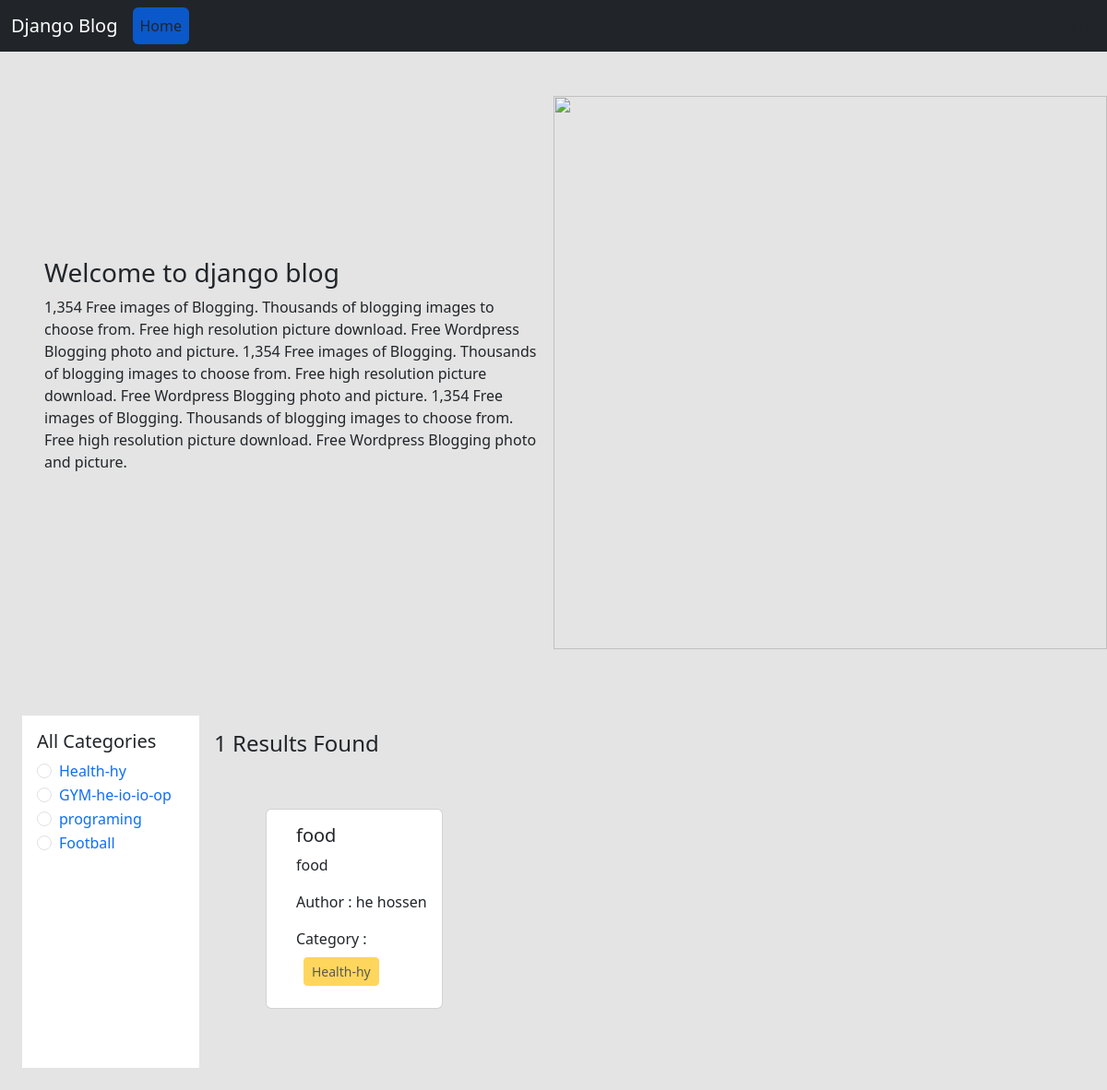
The app's page /category/health/ with its own data.
### catagories/models.py (models this page shows, shortened)
class Category(models.Model):
    name = models.CharField(max_length=100)
    slug = models.SlugField(max_length=100, unique=True, null=True, blank=True)

### posts/models.py (models this page shows)
class Post(models.Model):
    title = models.CharField(max_length=50)
    content = models.TextField()
    category = models.ManyToManyField(Category)
    author = models.ForeignKey(User, on_delete=models.CASCADE) #one to many relationship
    def __str__(self):
        return f"name : {self.title}"

### blog_project/views.py (the view)
# urls.py: 2. Add a URL to urlpatterns:  path('', views.home, name='home')
def home(request, category_slug = None):
    data = Post.objects.all()
    print(data)
    if category_slug is not None:
        category = Category.objects.get(slug = category_slug)
        data = Post.objects.filter(category = category)
    categories = Category.objects.all()
    return render(request, 'index.html', {'data' : data, 'category' : categories})

### templates/index.html
{% extends "base.html" %}
{% block content %}
{% load static %}
<div class="d-flex flex-wrap m-5 align-items-center justipy-content-between">
  <div class="col-6 pe-3">
    <h3>Welcome to django blog</h3>
    <p>
      1,354 Free images of Blogging. Thousands of blogging images to choose
      from. Free high resolution picture download. Free Wordpress Blogging photo
      and picture. 1,354 Free images of Blogging. Thousands of blogging images
      to choose from. Free high resolution picture download. Free Wordpress
      Blogging photo and picture. 1,354 Free images of Blogging. Thousands of
      blogging images to choose from. Free high resolution picture download.
      Free Wordpress Blogging photo and picture.
    </p>
  </div>
  <div class="col-6">
    <img src="{% static 'Header.avif'%}" style = "width:600px"/>
  </div>
</div>
<div class="d-flex flex-wrap p-4">
  <div class="col-2 bg-white p-3">
    <h5>All Categories</h5>
    {% for cate in category %}
    <div class="form-check">
      <input
        class="form-check-input"
        type="radio"
        name="category"
        id="{{cate.id}} "
      />
      <label class="form-check-label" for="{{cate.id}} ">
        <a
          href="{% url 'category_wise_post' cate.slug %}"
          class="text-decoration-none"
          >{{cate.name}}</a
        >
      </label>
    </div>
    {% endfor %}
  </div>
  <div class="col-10 p-3">
    <h4>{{data | length}} Results Found</h4>
    <div class="d-flex flex-wrap px-5 py-5">
      {% for post in data %}
      <div class="col-sm-3">
        <div class="card mx-2">
          <div class="card-body ms-3">
            <h5 class="card-title">{{post.title}}</h5>
            <p class="card-text">{{post.content}}</p>
            <p class="card-text">
              Author : {{post.author.first_name}} {{post.author.last_name}}
            </p>
            <p class="card-text">
              Category : {% for cat in post.category.all%}
              <button class="btn btn-warning btn-sm m-2" disabled>
                {{cat.name}}
              </button>
              {% endfor %}
            </p>
          </div>
        </div>
      </div>
      {% endfor %}
    </div>
  </div>
</div>
{% endblock content %}

### records on screen
Category: name "Health-hy"
Category: name "GYM-he-io-io-op"
Category: name "programing"
Category: name "Football"
Post: title "food", content "food", author.first_name "he", author.last_name "hossen"

### other values on screen
{{ data | length }} "1"
